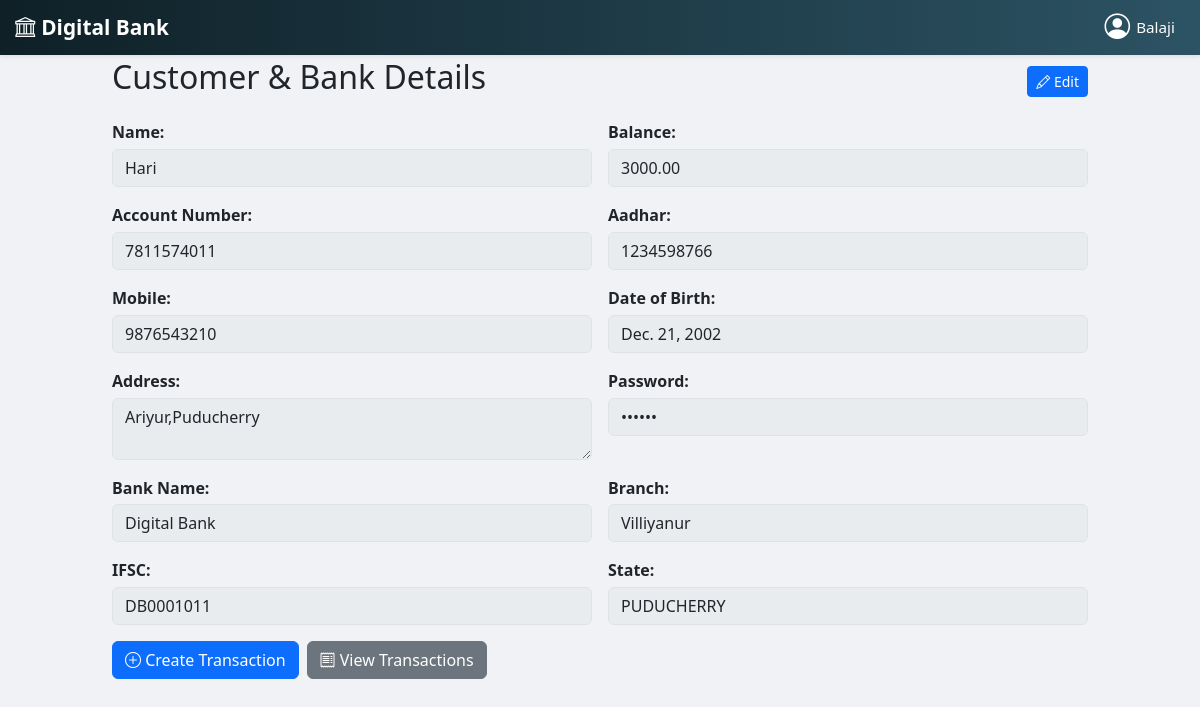
Page /staff/customer/2/ (signed in) on the committed database.
### DigitalBank/models.py (models this page shows, shortened)
class Customer(models.Model):
    ACCOUNT_TYPE_CHOICES = [
        ('SAVINGS', 'Savings'),
        ('CURRENT', 'Current'),
    ]
    customer_id = models.AutoField(primary_key=True)
    bank = models.ForeignKey(Bank, on_delete=models.SET_NULL, null=True, blank=True)
    name = models.CharField(max_length=200)
    mobile = models.CharField(max_length=15, unique=True)
    aadhar = models.CharField(max_length=12, unique=True)
    dob = models.DateField()
    address = models.TextField(max_length=100)
    account_no = models.CharField(max_length=10, unique=True, editable=False)
    account_type = models.CharField(max_length=20, choices=ACCOUNT_TYPE_CHOICES)
    balance = models.DecimalField(max_digits=12, decimal_places=2, default=0)
    password = models.CharField(max_length=50, blank=True)

class Bank(models.Model):
    name = models.CharField(max_length=200)
    ifsc = models.CharField(max_length=20, unique=True)
    branch = models.CharField(max_length=200)
    address = models.CharField(max_length=200)
    state = models.CharField(max_length=100)
    balance = models.DecimalField(max_digits=15, decimal_places=2, default=0)  # total bank balance

### DigitalBank/views.py (the view)
# urls.py: path("staff/customer/<int:pk>/", views.customer_detail, name="customer_detail"),
def customer_detail(request, pk):
    if 'staff_id' not in request.session:
        return redirect('staff_login')
    customer = get_object_or_404(Customer, pk=pk)
    transactions = customer.transactions.all().order_by('-date')
    if request.method == "POST":
        if "transaction_type" in request.POST:
            form = TransactionForm(request.POST)
            if form.is_valid():
                with db_transaction.atomic():
                    transaction_obj = form.save(commit=False)
                    transaction_obj.customer = customer
                    bank = customer.bank
                    transaction_obj.balance_before = customer.balance
                    if transaction_obj.transaction_type == "DEPOSIT":
                        customer.balance += transaction_obj.amount
                        bank.balance += transaction_obj.amount
                        transaction_obj.balance_after = customer.balance
                        transaction_obj.transfer_account = None
                        transaction_obj.save()
                        BankTransaction.objects.create(
                            bank=bank,
                            customer=customer,
                            transaction_type="DEPOSIT",
                            amount=transaction_obj.amount,
                            balance_before=bank.balance - transaction_obj.amount,
                            balance_after=bank.balance,
                            transfer_account=None
                        )
                    elif transaction_obj.transaction_type == "WITHDRAW":
                        if customer.balance < transaction_obj.amount:
                            messages.error(request, "Insufficient Balance")
                            return redirect("customer_detail", pk=pk)
                        customer.balance -= transaction_obj.amount
                        bank.balance -= transaction_obj.amount
                        transaction_obj.balance_after = customer.balance
                        transaction_obj.transfer_account = None
                        transaction_obj.save()
                        BankTransaction.objects.create(
                            bank=bank,
                            customer=customer,
                            transaction_type="WITHDRAW",
                            amount=transaction_obj.amount,
                            balance_before=bank.balance + transaction_obj.amount,
                            balance_after=bank.balance,
                            transfer_account=None
                        )
                    elif transaction_obj.transaction_type == "TRANSFER":
                        receiver_acc_no = transaction_obj.transfer_account
                        if not receiver_acc_no:
                            messages.error(request, "Receiver account number is required!")
                            return redirect("customer_detail", pk=pk)
                        try:
                            receiver = Customer.objects.get(account_no=receiver_acc_no.strip())
                        except Customer.DoesNotExist:
                            messages.error(request, "Receiver account not found!")
                            return redirect("customer_detail", pk=pk)
                        if customer.balance < transaction_obj.amount:
                            messages.error(request, "Insufficient Balance")
                            return redirect("customer_detail", pk=pk)
                        customer.balance -= transaction_obj.amount
                        transaction_obj.balance_after = customer.balance
                        transaction_obj.save()
                        BankTransaction.objects.create(
                            bank=bank,
                            customer=customer,
                            transaction_type="TRANSFER",
                            amount=transaction_obj.amount,
                            balance_before=bank.balance,
                            balance_after=bank.balance - transaction_obj.amount,
                            transfer_account=receiver.account_no
                        )
                        bank.balance -= transaction_obj.amount
                        bank.save()
                        customer.save()
                        receiver.balance += transaction_obj.amount
                        Transaction.objects.create(
                            customer=receiver,
                            transaction_type="TRANSFER",
                            amount=transaction_obj.amount,
                            balance_before=receiver.balance - transaction_obj.amount,
                            balance_after=receiver.balance,
                            transfer_account=customer.account_no
                        )
                        BankTransaction.objects.create(
                            bank=receiver.bank,
                            customer=receiver,
                            transaction_type="TRANSFER",
                            amount=transaction_obj.amount,
                            balance_before=receiver.bank.balance,
                            balance_after=receiver.bank.balance + transaction_obj.amount,
                            transfer_account=customer.account_no
                        )
                        receiver.bank.balance += transaction_obj.amount
                        receiver.bank.save()
                        receiver.save()
                    customer.save()
                    bank.save()
                messages.success(request, "Transaction successful")
                return redirect("customer_detail", pk=pk)
        else:
            customer.name = request.POST.get("name")
            customer.address = request.POST.get("address")
            customer.mobile = request.POST.get("mobile")
            password = request.POST.get("password")
            if password and password != "******":
                customer.password = make_password(password)
            customer.save()
            messages.success(request, "Updated successfully")
            return redirect("customer_detail", pk=pk)
    else:
        form = TransactionForm()
    return render(request, "customer_detail.html", {
        "customer": customer,
        "transactions": transactions,
        "form": form,
        "bank": customer.bank,
        "show_nav": True,
    })

### DigitalBank/forms.py
class TransactionForm(forms.ModelForm):
    class Meta:
        model = Transaction
        fields = ['transaction_type', 'amount', 'transfer_account']
        widgets = {
            'transaction_type': forms.Select(attrs={'class': 'form-control'}),
            'amount': forms.NumberInput(attrs={'class': 'form-control', 'min': '1'}),
            'transfer_account': forms.TextInput(attrs={
                'class': 'form-control',
                'placeholder': 'Receiver Account No'
            }),
        }

### template/customer_detail.html (shortened to what this page needs)
{% extends 'index.html' %}
{% load static %}
{% block content %}
<div class="container py-3">
  <h2 class="mb-4 cus">
    Customer & Bank Details
    <button id="editBtn" class="btn btn-sm btn-primary edit-btn">
      <i class="bi bi-pencil"></i> Edit
    </button>
  </h2>
  <form method="POST" class="d-flex justify-content-center">
    <div class="row g-3">
      <div class="col-12 col-md-6">
        <label class="field-label">Name:</label>
        <input type="text" name="name" class="form-control readonly-input" value="{{ customer.name }}">
      </div>
      <div class="col-12 col-md-6">
        <label class="field-label">Balance:</label>
        <input type="text" class="form-control readonly-input" value="{{ customer.balance }}" readonly>
      </div>
      <div class="col-12 col-md-6">
        <label class="field-label">Account Number:</label>
        <input type="text" class="form-control readonly-input" value="{{ customer.account_no }}" readonly>
      </div>
      <div class="col-12 col-md-6">
        <label class="field-label">Aadhar:</label>
        <input type="text" class="form-control readonly-input" value="{{ customer.aadhar }}" readonly>
      </div>
      <div class="col-12 col-md-6">
        <label class="field-label">Mobile:</label>
        <input type="text" name="mobile" class="form-control readonly-input" value="{{ customer.mobile }}">
      </div>
      <div class="col-12 col-md-6">
        <label class="field-label">Date of Birth:</label>
        <input type="text" class="form-control readonly-input" value="{{ customer.dob }}" readonly>
      </div>
      <div class="col-12 col-md-6">
        <label class="field-label">Address:</label>
        <textarea name="address" class="form-control readonly-input">{{ customer.address }}</textarea>
      </div>
      <div class="col-12 col-md-6">
        <label class="field-label">Password:</label>
        <input type="password" name="password" class="form-control readonly-input" value="******">
      </div>
      {% if customer.bank %}
      <div class="col-12 col-md-6">
        <label class="field-label">Bank Name:</label>
        <input type="text" class="form-control readonly-input" value="{{ customer.bank.name }}" readonly>
      </div>
      <div class="col-12 col-md-6">
        <label class="field-label">Branch:</label>
        <input type="text" class="form-control readonly-input" value="{{ customer.bank.branch }}" readonly>
      </div>
      <div class="col-12 col-md-6">
        <label class="field-label">IFSC:</label>
        <input type="text" class="form-control readonly-input" value="{{ customer.bank.ifsc }}" readonly>
      </div>
      <div class="col-12 col-md-6">
        <label class="field-label">State:</label>
        <input type="text" class="form-control readonly-input" value="{{ customer.bank.state }}" readonly>
      </div>
      {% endif %}
    </div>
  </form>
  <div class="mt-3 d-flex flex-column flex-sm-row gap-2">
    <button class="btn btn-primary btn-stack" data-bs-toggle="modal" data-bs-target="#transactionModal"><i class="bi bi-plus-circle"></i> Create
      Transaction</button>
    <button class="btn btn-secondary btn-stack" type="button" data-bs-toggle="collapse"
      data-bs-target="#transactionHistory"><i class="bi bi-receipt"></i> View Transactions</button>
  </div>
</div>
{% endblock content %}

### template/customer_detail.html (style rules this page uses)
.readonly-input { background-color: #e9ecef; pointer-events: none; }
.container { margin-top: 3.5%; max-width: 1000px; }
.field-label { font-weight: 600; margin-bottom: 0.3rem; }
.edit-btn { float: right; cursor: pointer; margin-top: 8px; }

### rows in the picture
Customer: name "Hari", balance "3000.00", account_no "7811574011", aadhar "1234598766", mobile "9876543210", dob "Dec. 21, 2002", address "Ariyur,Puducherry", bank.name "Digital Bank", bank.branch "Villiyanur", bank.ifsc "DB0001011", bank.state "PUDUCHERRY"

### other values in the picture
{{ request.session.staff_username }} "Balaji"
